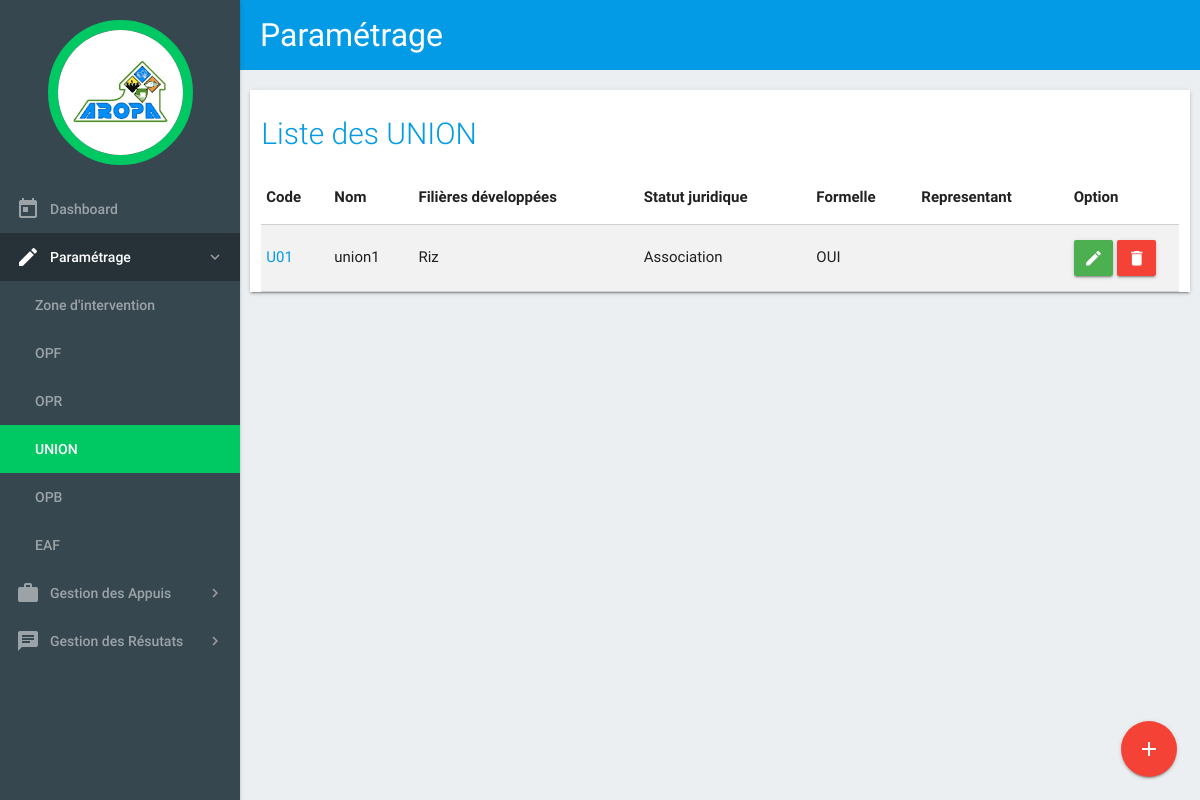
The page /index.php/c_parametre/liste_union on the database its author committed.
### tables this page shows
CREATE TABLE `tab_union` (
  `ID_UNION` int(11) NOT NULL,
  `ID_FOKONTANY` int(11) NOT NULL,
  `ID_OPR` int(11) DEFAULT NULL,
  `CODE_UNION` varchar(20) DEFAULT NULL,
  `NOM_UNION` varchar(100) DEFAULT NULL,
  `DATE_CREATION` date DEFAULT NULL,
  `STATUT` varchar(50) DEFAULT NULL,
  `ID_REPRESENTANT` int(11) DEFAULT NULL,
  `CONTACT` text,
  `FORMELLE` tinyint(1) DEFAULT NULL,
  `TYPE` smallint(6) DEFAULT NULL,
  `OBSERVATION` varchar(255) DEFAULT NULL
);

### application/views/templates.php (called while the page is built, shortened)
<?php
	$this->load->view("templates/header");
	$this->load->view($contents);

### application/controllers/C_parametre.php (called while the page is built, shortened)
<?php
	class C_parametre extends CI_Controller {
        public function liste_union(){
            $this->load->model('M_op');
            $data['titre'] = 'Paramétrage';
            $data['contents'] = 'liste_union';
            $data['unionListe'] = $this->M_op->getUnion();
            $this->load->view('templates',$data);
        }
	}

### index.php (called while the page is built, shortened)
<?php
require_once BASEPATH.'core/CodeIgniter.php';

### application/models/M_op.php (called while the page is built, shortened)
<?php
	class M_op extends CI_Model {
        public function getUnion(){
            $this->db->select('tab_union.ID_UNION,CODE_UNION,NOM_UNION,STATUT,FORMELLE,ID_REPRESENTANT,GROUP_CONCAT( NOM_FILIERE SEPARATOR "," )  FILIERES');
            $this->db->from('tab_union');
            $this->db->join('union_filieres','union_filieres.ID_UNION = tab_union.ID_UNION');
            $this->db->join('filieres','filieres.ID_FILIERE = union_filieres.ID_FILIERE');
            $this->db->group_by('tab_union.ID_UNION,CODE_UNION,NOM_UNION,STATUT,FORMELLE,ID_REPRESENTANT');
            $query = $this->db->get();
            return $query->result();
        }
	}

### application/views/liste_union.php (the view, shortened to what this page needs)
<main>
    <div class="container1">
        <div class="row z-depth-1">
            <div class="col s12">
                <h2 class="header">Liste des UNION </h2>
                <table class="bordered striped">
                    <thead>
                    <tr>
                        <th>Code</th>
                        <th>Nom</th>
                        <th>Filières développées</th>
                        <th>Statut juridique</th>
                        <th>Formelle</th>
                        <th>Representant</th>
                        <th width="12%">Option</th>
                    </tr>
                    </thead>
                    <tbody>
                    <?php foreach($unionListe as $union) { ?>
                        <tr>
                            <td><a href="<?php echo base_url()?>c_parametre/fiche_op/union/<?php echo $union->ID_UNION ?>"><?php echo $union->CODE_UNION ?></a></td>
                            <td><?php echo $union->NOM_UNION ?></td>
                            <td><?php echo $union->FILIERES ?></td>
                            <td><?php echo $union->STATUT ?></td>
                            <td><?php if($union->FORMELLE == 1) echo 'OUI'; else echo 'NON' ?></td>
                            <td><?php echo $union->ID_REPRESENTANT ?></td>
                            <td>
                                <a href="#!" class="waves-effect waves-light green btn edit" data-id="<?php echo $union->ID_UNION ?>"><i class="material-icons">edit</i></a>
                                <a href="#!" class="waves-effect waves-light red btn delete" data-id="<?php echo $union->ID_UNION ?>"><i class="material-icons">delete</i></a>
                            </td>
                        </tr>
                    <?php } ?>
                    </tbody>
                </table>
                <div class="fixed-action-btn">
                    <a href="<?php echo base_url(); ?>c_parametre/ajout_union" class="btn-floating btn-large red">
                        <i class="large material-icons">add</i>
                    </a>
                </div>
            </div>
        </div>
    </div>
</main>

### assets/css/style.css (style rules this page uses)
body { background-color: #eceff1; }
.container1 { padding: 20px 10px 5px 10px ; }
header, main, footer { padding-left: 240px; }
.material-icons { font-family: 'Material Icons'; font-weight: normal; font-style: normal; font-size: 24px; line-height: 1; letter-spacing: normal; text-transform: none; display: inline-block; white-space: nowrap; word-wrap: normal; direction: ltr; -moz-font-feature-settings: 'liga'; -moz-osx-font-smoothing: grayscale; }
.header { color: #039be5; font-weight: 300; font-size: 2.0rem; }
.row { background-color: #ffffff; }
td a.btn { padding: 0 10px; }

### rows shown on the page
tab_union: CODE_UNION "U01", NOM_UNION "union1", FILIERES "Riz", STATUT "Association", FORMELLE "OUI"

### other values the page prints
$titre "Paramétrage"
